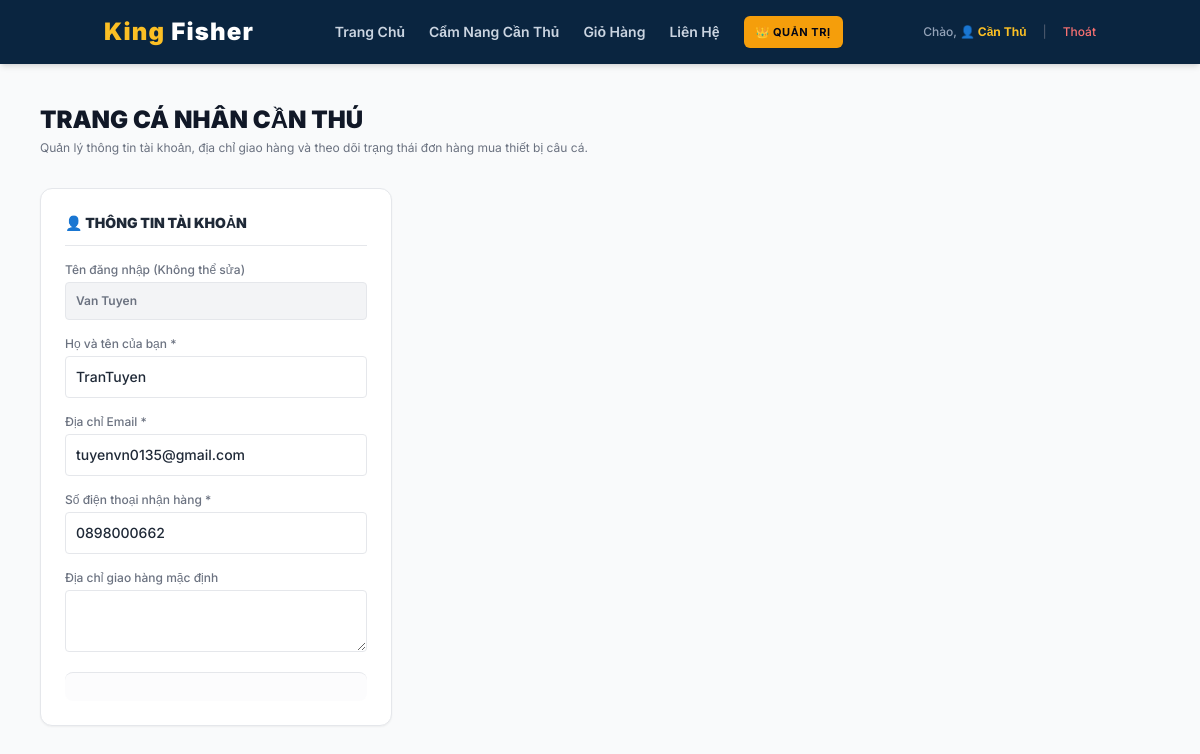
Screenshot of /MID/profile.php (signed in) with the database file from the repository.
### tables this page shows
CREATE TABLE `users` (
  `id` int(11) NOT NULL,
  `username` varchar(50) NOT NULL,
  `password` varchar(255) NOT NULL,
  `email` varchar(100) DEFAULT NULL,
  `fullname` varchar(100) DEFAULT NULL,
  `phone` varchar(20) DEFAULT NULL,
  `address` text DEFAULT NULL,
  `role` tinyint(4) DEFAULT 0,
  `email_verified_at` datetime DEFAULT NULL,
  `verification_token` varchar(100) DEFAULT NULL,
  `reset_token` varchar(100) DEFAULT NULL,
  `is_verified` tinyint(1) DEFAULT 0,
  `otp_code` varchar(6) DEFAULT NULL
);

### MID/profile.php (the view, shortened to what this page needs)
<?php
require_once dirname(__DIR__) . '/config.php';
$user_id = $_SESSION['user_id'];
$user_info = [];
try {
    $stmt_user = $conn->prepare("SELECT * FROM users WHERE id = ?");
    if ($stmt_user) {
        $stmt_user->bind_param("i", $user_id);
        $stmt_user->execute();
        $res_user = $stmt_user->get_result();
        if ($res_user) {
            $user_info = $res_user->fetch_assoc();
        }
    }
} catch (Throwable $e) {
    die("<div style='padding:25px; background:#fee2e2; color:#991b1b; font-family:sans-serif; border-radius:8px; margin:30px; border:1px solid #fca5a5;'>
            <h3 style='margin-top:0;'>🚫 Phát hiện lỗi hệ thống (PHP Crash):</h3>
            <p><b>Nội dung lỗi:</b> " . $e->getMessage() . "</p>
            <p><b>Tại file:</b> " . $e->getFile() . " (Dòng số " . $e->getLine() . ")</p>
            <p>👉 Hãy chụp lại màn hình này gửi cho mình để biết chính xác database của bạn đang thiếu trường nào nhé!</p>
         </div>");
}
include_once 'header.php';
?>
<div class="container mx-auto px-4 py-10 max-w-6xl">
    <div class="mb-8">
        <h1 class="text-2xl font-black text-gray-900 uppercase">Trang Cá Nhân Cần Thú</h1>
        <p class="text-xs text-gray-500 mt-1">Quản lý thông tin tài khoản, địa chỉ giao hàng và theo dõi trạng thái đơn hàng mua thiết bị câu cá.</p>
    </div>
    <div class="grid grid-cols-1 lg:grid-cols-3 gap-8 text-xs font-medium">
        <div class="lg:col-span-1 bg-white p-6 rounded-xl border shadow-sm h-fit">
            <h2 class="text-sm font-black text-gray-800 border-b pb-3 mb-4 uppercase flex items-center gap-2">👤 Thông tin tài khoản</h2>
            <form action="profile.php" method="POST" class="space-y-4">
                <div>
                    <label class="block text-gray-500 mb-1">Tên đăng nhập (Không thể sửa)</label>
                    <input type="text" value="<?php echo htmlspecialchars($user_info['username'] ?? ''); ?>" disabled class="w-full border p-2.5 rounded bg-gray-100 text-gray-500 outline-none cursor-not-allowed font-semibold">
                </div>
                <div>
                    <label class="block text-gray-500 mb-1">Họ và tên của bạn *</label>
                    <input type="text" name="fullname" required value="<?php echo htmlspecialchars($user_info['fullname'] ?? ''); ?>" class="w-full border p-2.5 text-sm rounded outline-none focus:border-blue-500">
                </div>
                <div>
                    <label class="block text-gray-500 mb-1">Địa chỉ Email *</label>
                    <input type="email" name="email" required value="<?php echo htmlspecialchars($user_info['email'] ?? ''); ?>" class="w-full border p-2.5 text-sm rounded outline-none focus:border-blue-500">
                </div>
                <div>
                    <label class="block text-gray-500 mb-1">Số điện thoại nhận hàng *</label>
                    <input type="text" name="phone" required value="<?php echo htmlspecialchars($user_info['phone'] ?? ''); ?>" class="w-full border p-2.5 text-sm rounded outline-none focus:border-blue-500">
                </div>
                <div>
                    <label class="block text-gray-500 mb-1">Địa chỉ giao hàng mặc định</label>
                    <textarea name="address" rows="2" class="w-full border p-2.5 text-sm rounded outline-none focus:border-blue-500"><?php echo htmlspecialchars($user_info['address'] ?? ''); ?></textarea>
                </div>
                <div class="border-t pt-4 mt-4 bg-gray-50/50 p-3 rounded-lg space-y-3">

### MID/header.php (style rules this page uses)
body { font-family: 'Inter', sans-serif; }

### rows the page displays
users: username "Van Tuyen", fullname "TranTuyen", email "tuyenvn0135@gmail.com", phone "0898000662"

### other values shown
$_SESSION['fullname'] "Cần Thủ"
